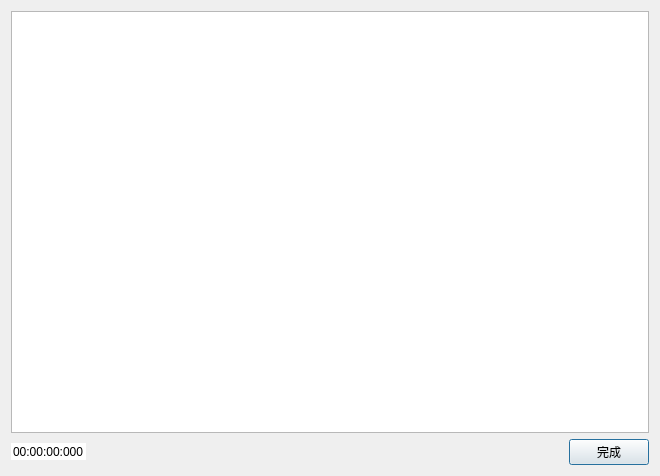
<?xml version="1.0" encoding="UTF-8"?>
<ui version="4.0">
 <class>barscale_downdialog</class>
 <widget class="QDialog" name="barscale_downdialog">
  <property name="geometry">
   <rect>
    <x>0</x>
    <y>0</y>
    <width>660</width>
    <height>476</height>
   </rect>
  </property>
  <property name="windowTitle">
   <string>Dialog</string>
  </property>
  <property name="outer_stylesheet" stdset="0">
   <string>dialog_hasborder</string>
  </property>
  <layout class="QVBoxLayout" name="verticalLayout">
   <item>
    <widget class="QTableView" name="tableView">
     <property name="editTriggers">
      <set>QAbstractItemView::NoEditTriggers</set>
     </property>
    </widget>
   </item>
   <item>
    <layout class="QHBoxLayout" name="horizontalLayout">
     <item>
      <widget class="QTimeEdit" name="timeEdit">
       <property name="frame">
        <bool>false</bool>
       </property>
       <property name="readOnly">
        <bool>true</bool>
       </property>
       <property name="buttonSymbols">
        <enum>QAbstractSpinBox::NoButtons</enum>
       </property>
       <property name="accelerated">
        <bool>false</bool>
       </property>
       <property name="correctionMode">
        <enum>QAbstractSpinBox::CorrectToPreviousValue</enum>
       </property>
       <property name="keyboardTracking">
        <bool>true</bool>
       </property>
       <property name="displayFormat">
        <string>hh:mm:ss:zzz</string>
       </property>
      </widget>
     </item>
     <item>
      <spacer name="horizontalSpacer">
       <property name="orientation">
        <enum>Qt::Horizontal</enum>
       </property>
       <property name="sizeHint" stdset="0">
        <size>
         <width>40</width>
         <height>20</height>
        </size>
       </property>
      </spacer>
     </item>
     <item>
      <widget class="lds_toolbar_button" name="pushButton">
       <property name="text">
        <string>完成</string>
       </property>
      </widget>
     </item>
    </layout>
   </item>
  </layout>
 </widget>
 <customwidgets>
  <customwidget>
   <class>lds_toolbar_button</class>
   <extends>QPushButton</extends>
   <header>lds_toolbar_button.h</header>
  </customwidget>
 </customwidgets>
 <resources/>
 <connections/>
</ui>
